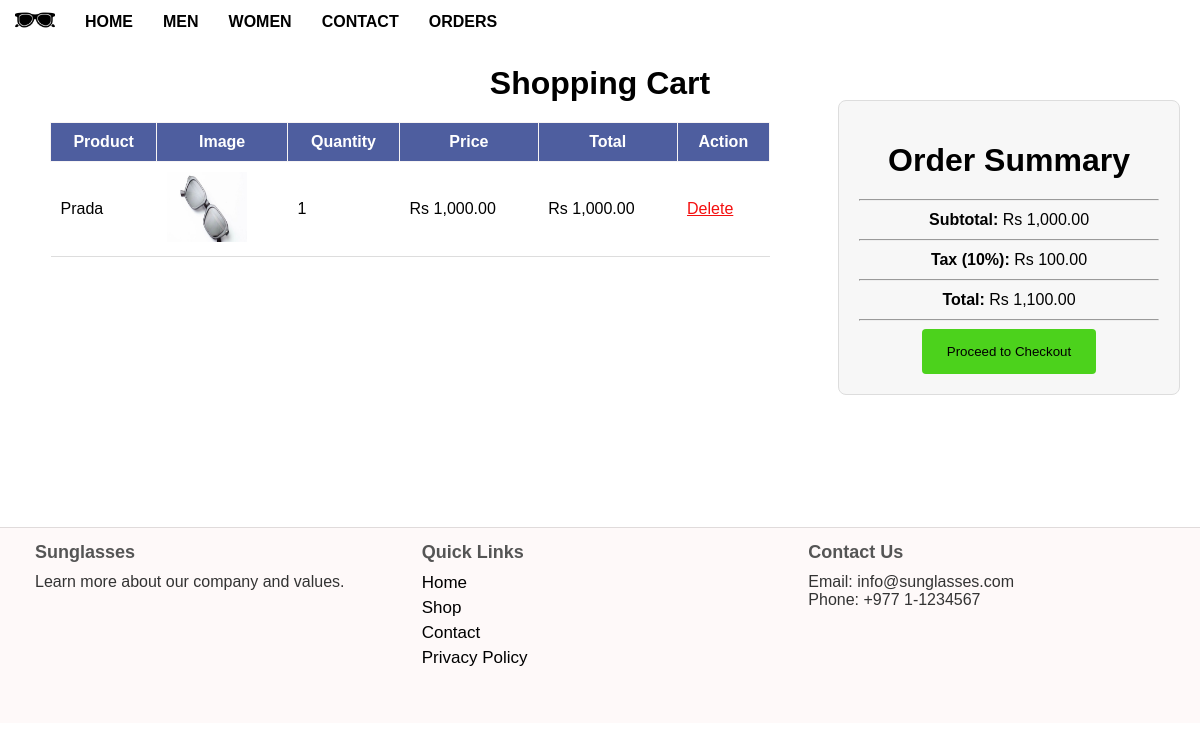
Page /php-src/customer/customer_view_cart.php (signed in) on the committed database.
### tables this page shows
CREATE TABLE `cart` (
  `cart_id` int(11) NOT NULL,
  `product_id` int(11) NOT NULL,
  `customer_id` int(11) NOT NULL,
  `quantity` int(11) NOT NULL
);

CREATE TABLE `product` (
  `id` int(11) NOT NULL,
  `brand` varchar(100) NOT NULL,
  `color` varchar(100) NOT NULL,
  `price` int(100) NOT NULL,
  `category_id` int(11) NOT NULL,
  `quantity` int(100) NOT NULL,
  `description` text NOT NULL,
  `image` varchar(100) NOT NULL
);

### php-src/customer/customer_view_cart.php (the view, shortened to what this page needs)
<?php
require_once '../connection.php';
$sql = "SELECT
            cart.cart_id,
            cart.quantity as cqty,
            cart.product_id as pid,
            cart.customer_id as cid,
            product.image,
            product.price,
            product.brand
        FROM cart
        JOIN product ON product.id = cart.product_id
        WHERE cart.customer_id = " . $_SESSION['user_id'];
$cartresult = mysqli_query($conn, $sql);
$productData = [];
$subtotal = 0;
$shipping = 0;
while ($row = mysqli_fetch_assoc($cartresult)) {
    $productData[] = $row;
    $itemTotal = $row['price'] * $row['cqty'];
    $subtotal += $itemTotal;
}
$tax = $subtotal * 0.1;
$total = $subtotal + $tax + $shipping;
?>
<!DOCTYPE html>
<html lang="en">
<head>
    <link rel="stylesheet" href="css/customer_view_cart.css">
    <link rel="stylesheet" href="https://cdnjs.cloudflare.com/ajax/libs/font-awesome/6.0.0-beta3/css/all.min.css">
</head>
<body>
    <nav>
        <ul>
            <li class="logo"><a href="#"><img src="../images/sunglasses.png" alt="Sunglasses Logo"></a></li>
            <li><a href="customer_index.php">HOME</a></li>
            <li><a href="men.php">MEN</a></li>
            <li><a href="women.php">WOMEN</a></li>
            <li><a href="customer_contact.php">CONTACT</a></li>
            <li><a href="order.php">ORDERS</a></li>
        </ul>
    </nav>
    <h1>Shopping Cart</h1>
    <table>
        <thead>
            <tr>
                <th>Product</th>
                <th>Image</th>
                <th>Quantity</th>
                <th>Price</th>
                <th>Total</th>
                <th>Action</th>
            </tr>
        </thead>
        <tbody>
            <?php foreach ($productData as $product) {
                $itemTotal = $product['price'] * $product['cqty'];
                ?>
                <tr>
                    <td><?= $product['brand'] ?></td>
                    <td><img src="../images/<?= $product['image'] ?>" alt="Product Image" style="width: 80px;"></td>
                    <td><?= $product['cqty'] ?></td>
                    <td>Rs <?= number_format($product['price'], 2) ?></td>
                    <td>Rs <?= number_format($itemTotal, 2) ?></td>
                    <td>
                        <a href="./cart_item_delete.php?cid=<?= $product['cart_id'] ?>" class="del">Delete</a>
                    </td>
                </tr>
            <?php } ?>
        </tbody>
    </table>
    <div class="checkout-summary">
        <h1>Order Summary</h1>
        <hr>
        <p><strong>Subtotal:</strong> Rs <?= number_format($subtotal, 2) ?></p>
        <hr>
        <p><strong>Tax (10%):</strong> Rs <?= number_format($tax, 2) ?></p>
        <hr>
        <p><strong>Total:</strong> Rs <?= number_format($total, 2) ?></p>
        <hr>
        <form action="https://rc-epay.esewa.com.np/api/epay/main/v2/form" method="POST">
            <button>Proceed to Checkout</button>
        </form>
    </div>
    <footer>
        <div class="footer-container">
            <div class="footer-section">
                <h4>Sunglasses</h4>
                <p>Learn more about our company and values.</p>
            </div>
            <div class="footer-section">
                <h4>Quick Links</h4>
                <ul>
                    <li><a href="#">Home</a></li>
                    <li><a href="#">Shop</a></li>
                    <li><a href="#">Contact</a></li>
                    <li><a href="#">Privacy Policy</a></li>
                </ul>
            </div>
            <div class="footer-section">
                <h4>Contact Us</h4>
                <p>Email: info@sunglasses.com</p>
                <p>Phone: +977 1-1234567</p>
            </div>
        </div>
    </footer>
</body>
</html>

### php-src/customer/css/customer_view_cart.css (style rules this page uses)
body { font-family: Montserrat; margin: 0; padding: 0; }
nav { top: 20px; left: 100px; display: flex; justify-content: start; align-items: center; }
nav ul { list-style: none; padding: 0; margin: 0; display: flex; align-items: center; }
nav ul li { font-weight: bold; }
nav ul li a { color: black; text-decoration: none; font-size: 16px; padding: 8px 15px; }
.logo a img { position: relative; height: 40px; }
body { font-family: Arial, sans-serif; margin: 0; padding: 0; }
h1 { text-align: center; margin-bottom: 20px; }
table { position: relative; width: 90%; border-collapse: collapse; left: 30px; }
thead th { background-color: #4e5e9f; color: #fff; padding: 10px; border: 1px solid #f7f4f4; text-align: center; }
th, td { padding: 8px; text-align: left; border-bottom: 1px solid #ddd; }
th { background-color: #f2f2f2; }
td img { height: 70px; width: 100px; }
.del { color: rgb(244, 15, 15); }
.checkout-summary button { background-color: #4cd21c; padding: 15px 25px; border: none; border-radius: 4px; }
footer { position: relative; background-color: #fef9f9; color: #333; padding: 20px 0; border-top: 1px solid #e0dbdb; margin-top: 300px; bottom: 30px; }
.footer-container { position: relative; display: flex; justify-content: space-around; align-items: flex-start; max-width: 1200px; bottom: 30px; padding: 0 20px; }
.footer-section { flex: 1; padding: 0 15px; }
.footer-section h4 { margin-bottom: 10px; font-size: 18px; color: #555; }
.footer-section p, .footer-section ul { margin: 0; padding: 0; list-style: none; }
.footer-section ul { margin-top: 10px; }
.footer-section ul li { margin-bottom: 5px; }
.footer-section ul li a { text-decoration: none; color: black; font-size: 17px; }

### php-src/customer/customer_view_cart.php (style rules this page uses)
table { width: 60%; margin-left: 20px; border-collapse: collapse; }
th, td { padding: 10px; text-align: left; border-bottom: 1px solid #ddd; }
.checkout-summary { width: 25%; padding: 20px; background: #f7f7f7; border: 1px solid #ddd; position: absolute; top: 100px; right: 20px; text-align: center; border-radius: 8px; }
.checkout-summary p { margin: 10px 0; font-size: 1em; }

### rows in the picture
cart: product.brand "Prada", product.image (picture), quantity "1", product.price "1,000.00", itemTotal "1,000.00"

### other values in the picture
$subtotal "1,000.00"
$tax "100.00"
$total "1,100.00"
